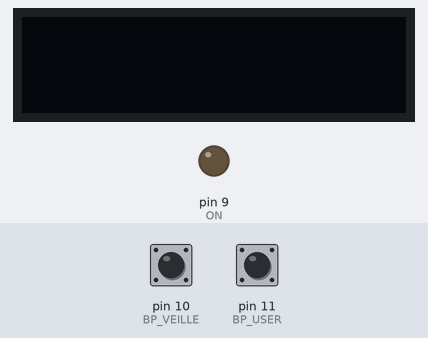
Recording of a program running on a simulated Arduino Leonardo, built with avr-gcc and run on an emulated ATmega32U4. Parts: 128×32 one-colour display, output pins drawn as LEDs (lit = HIGH). The test bench sets the inputs (shaded band); at power-on: pin 10 (BP_VEILLE) HIGH, pin 11 (BP_USER) HIGH.

Above: at 1.2 s.
1.3 s: pin 10 (BP_VEILLE) pulled LOW for 0.15 s
At 3.0 s:
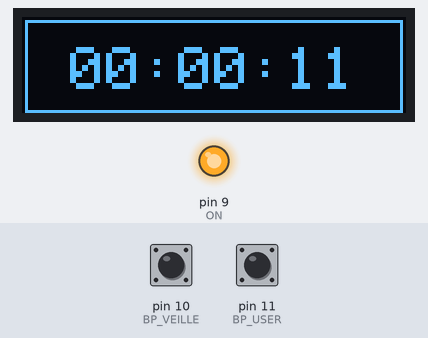
4.4 s: pin 10 (BP_VEILLE) pulled LOW for 1 s
At 8.6 s:
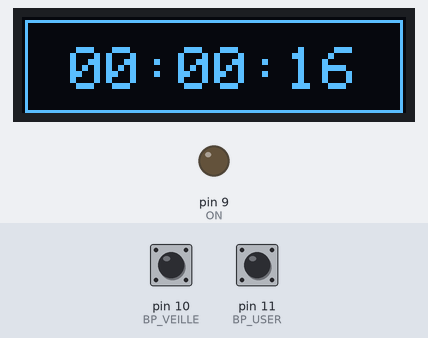
Timing chart, 0 to 10.1 s (numbered marks = the images above; inputs shaded):
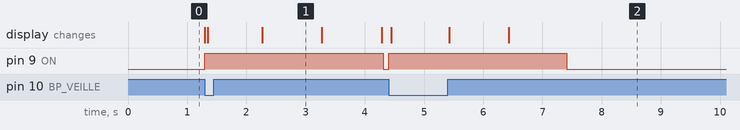

The program:

main.cpp
```cpp
#include <Arduino.h>
#include <avr/power.h>
#include <avr/sleep.h>
#include <SPI.h>
#include <Wire.h>
#include <Adafruit_GFX.h>
#include <Adafruit_SSD1306.h>

#define OLED_RESET 4
#define BUILTIN 13
#define BP_VEILLE 10
#define BP_USER 11

Adafruit_SSD1306 display(OLED_RESET);

unsigned long counter_sec = millis();
unsigned long counter_screen = 0;
int second = 0;
int minute = 0;
int hour = 0;
char flag_bp = 0;
char flag_screen = 0;
char flag_set_h = 0;
char flag_set_m = 0;
char flag_set_s = 0;
char flag_div;
int one_sec = 1000;
int three_sec = 3000;
unsigned char serial_data[9] = {0, 0, 0, 0, 0, 0, 0, 0, 0};

void wakeLcd()
{
   clock_prescale_set(clock_div_1);
   flag_div = 0;
   digitalWrite(9, HIGH);
   display.begin(SSD1306_SWITCHCAPVCC, 0x3C); // initialize with the I2C addr 0x3C (for the 128x32)
   display.clearDisplay();
}

void sleepLcd()
{
   clock_prescale_set(clock_div_8);
   flag_div = 1;
   digitalWrite(9, LOW);
}

void setText(char setting)
{
   display.clearDisplay();
   if (setting == 1)
   {
      display.drawRect(12, 6, 30, 22, WHITE);
   }
   if (setting == 2)
   {
      display.drawRect(48, 6, 30, 22, WHITE);
   }
   if (setting == 3)
   {
      display.drawRect(84, 6, 30, 22, WHITE);
   }
   display.drawRect(1, 1, 126, 31, WHITE);
   display.setTextSize(2);
   display.setTextColor(WHITE);
   display.setCursor(16, 10);
   if (hour < 10)
   {
      display.print("0");
   }
   display.print(hour);
   display.print(':');
   if (minute < 10)
   {
      display.print("0");
   }
   display.print(minute);
   display.print(':');
   if (second < 10)
   {
      display.print("0");
   }
   display.println(second);
   display.display();
}

void setup()
{
   Serial.begin(9600);
   pinMode(9, OUTPUT);               // ON/OFF LCD
   digitalWrite(9, LOW);             // ON LCD
   pinMode(BP_VEILLE, INPUT_PULLUP); // BP SORTIE VEILLE
   pinMode(BP_USER, INPUT_PULLUP);   // BP USER
   // pinMode(BUILTIN, OUTPUT);                    // LED BUILTIN
   power_adc_disable();
   power_spi_disable();
   power_timer1_disable();
   power_timer2_disable();
   power_timer3_disable();
   power_usb_disable();
   power_usart0_disable();
   ADCSRA = 0;
   // CLKSEL0 |= (1 << RCE); // CLKSEL0.RCE = 1; Enable_RC_clock()
   // while ((CLKSTA & (1 << RCON)) == 0)
   // {
   // }                        // while (CLKSTA.RCON != 1);  while (!RC_clock_ready())
   // CLKSEL0 &= ~(1 << CLKS); // CLKSEL0.CLKS = 0; Select_RC_clock()
   // CLKSEL0 &= ~(1 << EXTE); // CLKSEL0.EXTE = 0; Disable_external_clock
   clock_prescale_set(clock_div_8);
   flag_div = 1;
}

void loop()
{
   if (flag_div == 1)
   {
      one_sec = 125;
      three_sec = 375;
   }
   else
   {
      one_sec = 1000;
      three_sec = 3000;
   }
   ///// BLOC TEMPS /////
   if (millis() - counter_sec >= one_sec)
   {
      counter_sec = millis();
      second++;
   }
   if (second == 60)
   {
      second = 0;
      minute++;
   }
   if (minute == 60)
   {
      minute = 0;
      hour++;
   }
   if (hour == 24)
   {
      hour = 0;
   }
   ///// FIN BLOC TEMPS /////

   ///// BLOC ECRAN /////
   if (!digitalRead(BP_VEILLE))
   {
      if (flag_bp == 0)
      {
         flag_screen = 1;
         counter_screen = millis();
         wakeLcd();
      }
      flag_bp = 1;
   }
   else
   {
      flag_bp = 0;
   }
   if (flag_screen == 1)
   {
      setText(0);
      if (millis() - counter_screen >= three_sec)
      {
         flag_screen = 0;
         sleepLcd();
      }
   }
   ///// FIN BLOC ECRAN /////

   ///// BLOC MISE A L HEURE BP /////
   if (!digitalRead(BP_VEILLE) && !digitalRead(BP_USER))
   {
      wakeLcd();
      flag_set_h = 1;
      flag_set_m = 1;
      flag_set_s = 1;
      for (int i = 0; i <= 10; i++)
      {
         digitalWrite(BUILTIN, !digitalRead(BUILTIN));
         delay(150);
      }
      setText(1);
      while (flag_set_h == 1)
      {
         if (!digitalRead(BP_USER))
         {
            hour++;
            if (hour == 24)
            {
               hour = 0;
            }
            setText(1);
         }
         else if (!digitalRead(BP_VEILLE))
         {
            delay(250); // anti rebond software
            flag_set_h = 0;
         }
      }
      setText(2);
      while (flag_set_m == 1)
      {
         if (!digitalRead(BP_USER))
         {
            minute++;
            if (minute == 60)
            {
               minute = 0;
            }
            setText(2);
         }
         else if (!digitalRead(BP_VEILLE))
         {
            delay(250); // anti rebond software
            flag_set_m = 0;
         }
      }
      setText(3);
      while (flag_set_s == 1)
      {
         if (!digitalRead(BP_USER))
         {
            second++;
            if (second == 60)
            {
               second = 0;
            }
            setText(3);
         }
         else if (!digitalRead(BP_VEILLE))
         {
            counter_sec = millis();
            flag_set_s = 0;
         }
      }
      digitalWrite(LED_BUILTIN, LOW);
   }
   ///// FIN BLOC MISE A L HEURE BP /////
}

// TODO
// - Calculer facteur de dérèglement pour correction de la bdt
```

Measured:
- after the input at 1.3 s, pin 9 (ON): LOW → HIGH at once, → LOW 3.0 s later
- after the input at 4.4 s, pin 9 (ON): LOW → HIGH at once, → LOW 3.0 s later; the display: first changes at once (image 2 shows a later state)
- what the display in image 1 shows lasts 1.0 s, from 2.3 s to 3.3 s
